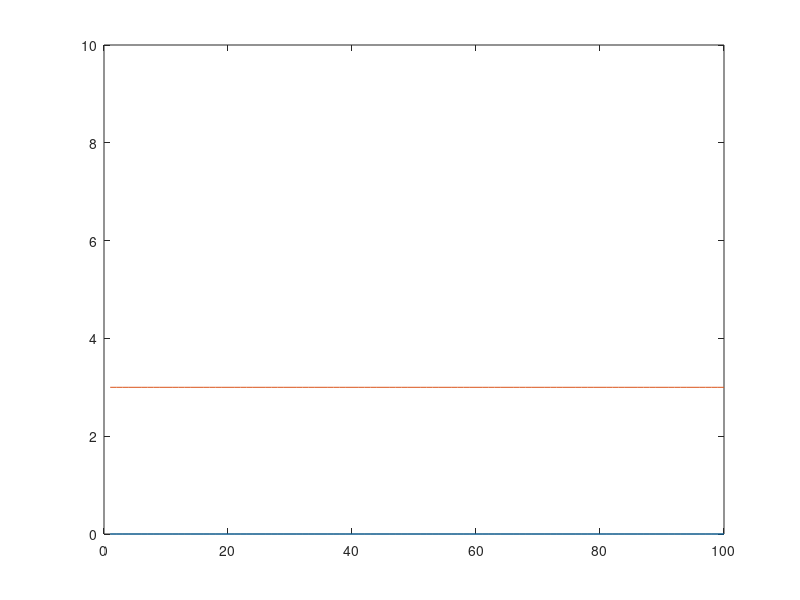

MATLAB code to generate this figure:
figure;
x = 1:100;
y = zeros(1,100);
y(89:99)=1 ;
for k = 1:100
plot(x,y);
axis([0 100 0 10]);
hold on;
plot(x,y+3);
hold off;
for(i=1:99)
y(i)=y(i+1);
end
N(k) = getframe;
end